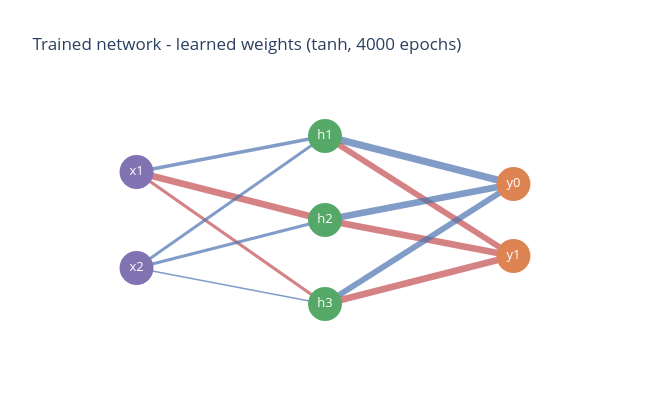

The notebook cell saved with this chart:
### Markdown cell above
## 6. The Learned Network

Here is the same architecture diagram from Section 2, now filled in with the weights the
`tanh` network in Section 4 actually learned.

### Code cell
network_diagram(result_tanh["W1"], result_tanh["W2"], "Trained network - learned weights (tanh, 4000 epochs)").show()

### Figure 1 — Plotly figure (JSON) as saved in the notebook; plotly's stock layout.template omitted (floating-point values rounded to 4 significant figures)
{"data": [{"hoverinfo": "text", "line": {"color": "#4C72B0", "width": 3.713}, "mode": "lines", "opacity": 0.7, "showlegend": false, "text": "W1[0,0] = 2.20", "type": "scatter", "x": [0.0, 1.0], "y": [0.7, 0.85]}, {"hoverinfo": "text", "line": {"color": "#C44E52", "width": 6.868}, "mode": "lines", "opacity": 0.7, "showlegend": false, "text": "W1[0,1] = -4.75", "type": "scatter", "x": [0.0, 1.0], "y": [0.7, 0.5]}, {"hoverinfo": "text", "line": {"color": "#C44E52", "width": 3.238}, "mode": "lines", "opacity": 0.7, "showlegend": false, "text": "W1[0,2] = -1.81", "type": "scatter", "x": [0.0, 1.0], "y": [0.7, 0.15]}, {"hoverinfo": "text", "line": {"color": "#4C72B0", "width": 2.807}, "mode": "lines", "opacity": 0.7, "showlegend": false, "text": "W1[1,0] = 1.46", "type": "scatter", "x": [0.0, 1.0], "y": [0.3, 0.85]}, {"hoverinfo": "text", "line": {"color": "#4C72B0", "width": 3.058}, "mode": "lines", "opacity": 0.7, "showlegend": false, "text": "W1[1,1] = 1.67", "type": "scatter", "x": [0.0, 1.0], "y": [0.3, 0.5]}, {"hoverinfo": "text", "line": {"color": "#4C72B0", "width": 1.62}, "mode": "lines", "opacity": 0.7, "showlegend": false, "text": "W1[1,2] = 0.50", "type": "scatter", "x": [0.0, 1.0], "y": [0.3, 0.15]}, {"hoverinfo": "text", "line": {"color": "#4C72B0", "width": 7.0}, "mode": "lines", "opacity": 0.7, "showlegend": false, "text": "W2[0,0] = 4.86", "type": "scatter", "x": [1.0, 2.0], "y": [0.85, 0.65]}, {"hoverinfo": "text", "line": {"color": "#C44E52", "width": 5.785}, "mode": "lines", "opacity": 0.7, "showlegend": false, "text": "W2[0,1] = -3.87", "type": "scatter", "x": [1.0, 2.0], "y": [0.85, 0.35]}, {"hoverinfo": "text", "line": {"color": "#4C72B0", "width": 6.748}, "mode": "lines", "opacity": 0.7, "showlegend": false, "text": "W2[1,0] = 4.65", "type": "scatter", "x": [1.0, 2.0], "y": [0.5, 0.65]}, {"hoverinfo": "text", "line": {"color": "#C44E52", "width": 6.662}, "mode": "lines", "opacity": 0.7, "showlegend": false, "text": "W2[1,1] = -4.58", "type": "scatter", "x": [1.0, 2.0], "y": [0.5, 0.35]}, {"hoverinfo": "text", "line": {"color": "#4C72B0", "width": 5.712}, "mode": "lines", "opacity": 0.7, "showlegend": false, "text": "W2[2,0] = 3.81", "type": "scatter", "x": [1.0, 2.0], "y": [0.15, 0.65]}, {"hoverinfo": "text", "line": {"color": "#C44E52", "width": 6.451}, "mode": "lines", "opacity": 0.7, "showlegend": false, "text": "W2[2,1] = -4.41", "type": "scatter", "x": [1.0, 2.0], "y": [0.15, 0.35]}, {"hoverinfo": "skip", "marker": {"color": "#8172B2", "size": 34}, "mode": "markers+text", "showlegend": false, "text": ["x1", "x2"], "textfont": {"color": "white", "size": 13}, "textposition": "middle center", "type": "scatter", "x": [0.0, 0.0], "y": [0.7, 0.3]}, {"hoverinfo": "skip", "marker": {"color": "#55A868", "size": 34}, "mode": "markers+text", "showlegend": false, "text": ["h1", "h2", "h3"], "textfont": {"color": "white", "size": 13}, "textposition": "middle center", "type": "scatter", "x": [1.0, 1.0, 1.0], "y": [0.85, 0.5, 0.15]}, {"hoverinfo": "skip", "marker": {"color": "#DD8452", "size": 34}, "mode": "markers+text", "showlegend": false, "text": ["y0", "y1"], "textfont": {"color": "white", "size": 13}, "textposition": "middle center", "type": "scatter", "x": [2.0, 2.0], "y": [0.65, 0.35]}], "layout": {"height": 420, "plot_bgcolor": "white", "title": {"text": "Trained network - learned weights (tanh, 4000 epochs)"}, "width": 650, "xaxis": {"range": [-0.3, 2.3], "visible": false}, "yaxis": {"range": [0, 1], "visible": false}}}
